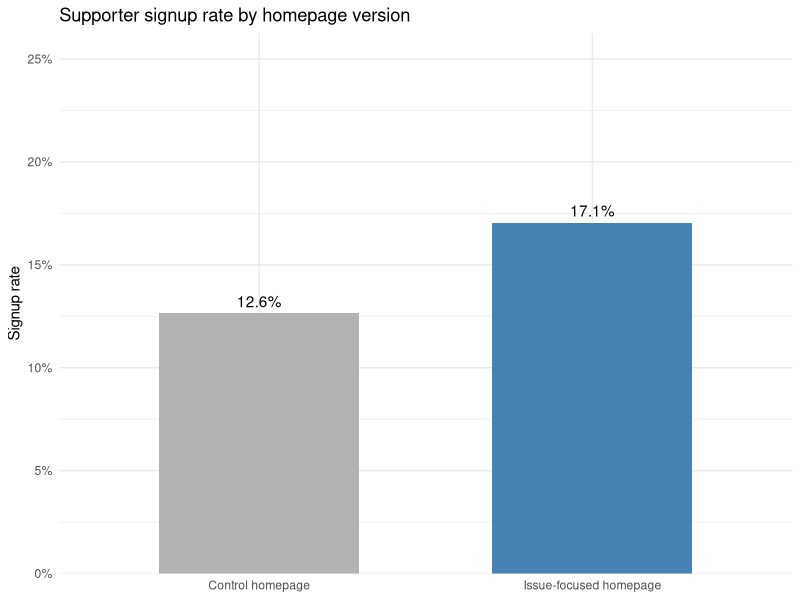

R code for this plot:
## ---- chunk 1
library(ggplot2)
library(dplyr)
library(scales)
## ---- chunk 2
# Set sample size
n <- 1500

# Random treatment assignment
treatment <- rbinom(n = n, size = 1, prob = 0.5)

# Potential outcomes
p_control <- 0.12
p_treated <- 0.17

Y0 <- rbinom(n = n, size = 1, prob = p_control)
Y1 <- rbinom(n = n, size = 1, prob = p_treated)

# Realised outcome
support_signup <- ifelse(treatment == 1, Y1, Y0)

# Data frame
party_ab <- data.frame(
  visitor_id = 1:n,
  treatment = treatment,
  support_signup = support_signup
)

# Group means
mean_control <- mean(party_ab$support_signup[party_ab$treatment == 0])
mean_treated <- mean(party_ab$support_signup[party_ab$treatment == 1])

means_df <- data.frame(
  treatment = c("Control homepage", "Issue-focused homepage"),
  mean_signup = c(mean_control, mean_treated)
)

# Bar plot
ggplot(means_df, aes(x = treatment, y = mean_signup, fill = treatment)) +
  geom_col(width = 0.6) +
  geom_text(
    aes(label = paste0(round(mean_signup * 100, 1), "%")),
    vjust = -0.5
  ) +
  scale_y_continuous(
    limits = c(0, 0.25),
    expand = expansion(mult = c(0, 0.05)),
    labels = percent_format(accuracy = 1)
  ) +
  scale_fill_manual(values = c("Control homepage" = "gray70",
                               "Issue-focused homepage" = "steelblue")) +
  labs(
    x = NULL,
    y = "Signup rate",
    title = "Supporter signup rate by homepage version"
  ) +
  theme_minimal() +
  theme(legend.position = "none")
